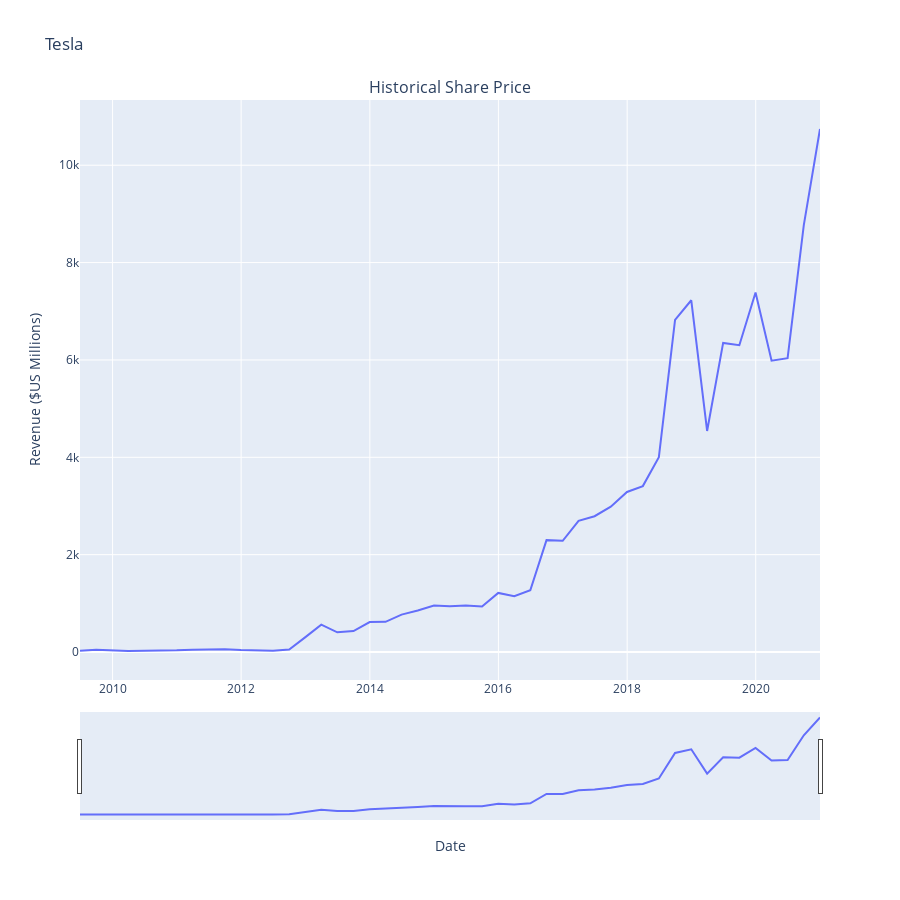

This figure's notebook cell:
### Markdown cell above
Use the `make_graph` function to graph the Tesla Stock Data, also provide a title for the graph. The structure to call the `make_graph` function is `make_graph(tesla_data, tesla_revenue, 'Tesla')`

### Code cell
make_graph(tesla_revenue, tesla_revenue, 'Tesla')

### Figure 1 — Plotly figure (JSON) as saved in the notebook; plotly's stock layout.template omitted (floating-point values rounded to 4 significant figures)
{"data": [{"name": "Revenue", "type": "scatter", "x": ["2020-12-31T00:00:00", "2020-09-30T00:00:00", "2020-06-30T00:00:00", "2020-03-31T00:00:00", "2019-12-31T00:00:00", "2019-09-30T00:00:00", "2019-06-30T00:00:00", "2019-03-31T00:00:00", "2018-12-31T00:00:00", "2018-09-30T00:00:00", "2018-06-30T00:00:00", "2018-03-31T00:00:00", "2017-12-31T00:00:00", "2017-09-30T00:00:00", "2017-06-30T00:00:00", "2017-03-31T00:00:00", "2016-12-31T00:00:00", "2016-09-30T00:00:00", "2016-06-30T00:00:00", "2016-03-31T00:00:00", "2015-12-31T00:00:00", "2015-09-30T00:00:00", "2015-06-30T00:00:00", "2015-03-31T00:00:00", "2014-12-31T00:00:00", "2014-09-30T00:00:00", "2014-06-30T00:00:00", "2014-03-31T00:00:00", "2013-12-31T00:00:00", "2013-09-30T00:00:00", "2013-06-30T00:00:00", "2013-03-31T00:00:00", "2012-12-31T00:00:00", "2012-09-30T00:00:00", "2012-06-30T00:00:00", "2012-03-31T00:00:00", "2011-12-31T00:00:00", "2011-09-30T00:00:00", "2011-06-30T00:00:00", "2011-03-31T00:00:00", "2010-12-31T00:00:00", "2010-09-30T00:00:00", "2010-06-30T00:00:00", "2010-03-31T00:00:00", "2009-09-30T00:00:00", "2009-06-30T00:00:00"], "xaxis": "x", "y": [10744, 8771, 6036, 5985, 7384, 6303, 6350, 4541, 7226, 6824, 4002, 3409, 3288, 2985, 2790, 2696, 2285, 2298, 1270, 1147, 1214, 937, 955, 940, 957, 852, 769, 621, 615, 431, 405, 562, 306, 50, 27, 30, 39, 58, 58, 49, 36, 31, 28, 21, 46, 27], "yaxis": "y"}], "layout": {"annotations": [{"font": {"size": 16}, "showarrow": false, "text": "Historical Share Price", "x": 0.5, "xanchor": "center", "xref": "paper", "y": 1, "yanchor": "bottom", "yref": "paper"}], "height": 900, "showlegend": false, "title": {"text": "Tesla"}, "xaxis": {"anchor": "y", "domain": [0, 1], "rangeslider": {"visible": true}, "title": {"text": "Date"}}, "yaxis": {"anchor": "x", "domain": [0, 1], "title": {"text": "Revenue ($US Millions)"}}}}
